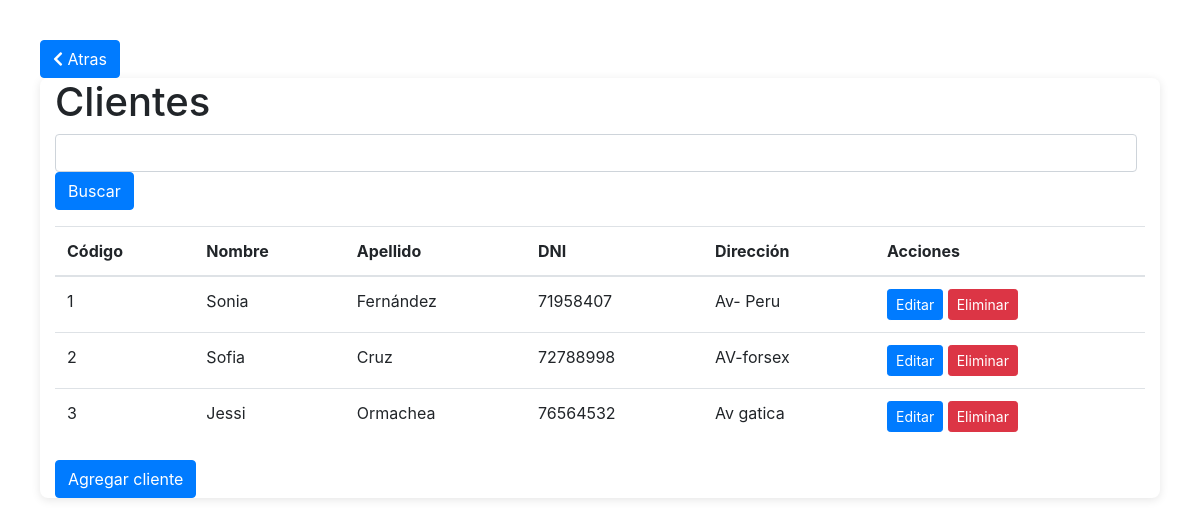
Screenshot of /clientes with the database file from the repository.
### tables this page shows
CREATE TABLE clientes (
        id INTEGER PRIMARY KEY AUTOINCREMENT,
        nombre TEXT NOT NULL,
        apellido TEXT NOT NULL,
        dni TEXT NOT NULL,
        dirección TEXT
    );

### app.py (the view)
@app.route('/clientes')
def mostrar_clientes():
    conn = sqlite3.connect('farmacia.db')
    cursor = conn.cursor()
    cursor.execute('SELECT * FROM clientes')
    clientes = cursor.fetchall()
    conn.close()
    return render_template('clientes.html', clientes=clientes)

### templates/clientes.html (shortened to what this page needs)
<!DOCTYPE html>
<html>
<head>
    <link rel="stylesheet" href="https://maxcdn.bootstrapcdn.com/bootstrap/4.0.0/css/bootstrap.min.css">
    <link rel="stylesheet" href="https://cdnjs.cloudflare.com/ajax/libs/font-awesome/5.15.3/css/all.min.css">
</head>
<body>
        <a href="/inicio" class="btn btn-primary logout-btn"><i class="fas fa-chevron-left"></i> Atras</a>    </div>
    <div class="container">
        <h1>Clientes</h1>
        <form method="GET" action="/buscar_cliente" class="from-inline">
            <div class="form-group mr-2">
                <input type="text" class="form-control" id="nombre" name="nombre" pattern="[A-Za-zÁÉÍÓÚáéíóúñÑ\s]+" title="Ingrese un nombre válido">
                <button type="submit" class="btn btn-primary">Buscar</button>
            </div>
        </form>
        <table class="table">
            <thead>
                <tr>
                    <th>Código</th>
                    <th>Nombre</th>
                    <th>Apellido</th>
                    <th>DNI</th>
                    <th>Dirección</th>
                    <th>Acciones</th>
                </tr>
            </thead>
             <tbody>
            {% for cliente in clientes %}
            <tr>
                <td>{{ cliente[0] }}</td>
                <td>{{ cliente[1] }}</td>
                <td>{{ cliente[2] }}</td>
                <td>{{ cliente[3] }}</td>
                <td>{{ cliente[4] }}</td>
                <td>
                    <a href="/clientes/editar/{{ cliente[0] }}" class="btn btn-primary btn-sm">Editar</a>
                        <form action="/clientes/eliminar/{{ cliente[0] }}" method="post" style="display: inline-block;">
                        <button type="submit" class="btn btn-danger btn-sm">Eliminar</button>
                    </form>
                </td>
            </tr>
            {% endfor %}
        </tbody>        </table>
        <a href="/clientes/ingresar" class="btn btn-primary">Agregar cliente</a>
    </div>
</body>
</html>

### templates/clientes.html (style rules this page uses)
body { padding: 40px; }
.container { max-width: 100%; max-height: 100%; border-radius: 8px; box-shadow: 0 2px 10px rgba(0, 0, 0, 0.1); background-color: #fff; }

### rows the page displays
clientes: id "1", nombre "Sonia", apellido "Fernández", dni "71958407", dirección "Av- Peru"
clientes: id "2", nombre "Sofia", apellido "Cruz", dni "72788998", dirección "AV-forsex"
clientes: id "3", nombre "Jessi", apellido "Ormachea", dni "76564532", dirección "Av gatica"
